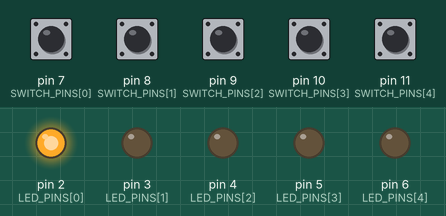
This sketch was run on a simulated Arduino Uno, built with avr-gcc and run on an emulated ATmega328P. Parts: output pins drawn as LEDs (lit = HIGH). The inputs (shaded band) are chosen by the test bench; at power-on: pin 7 (SWITCH_PINS[0]), pin 8 (SWITCH_PINS[1]), pin 9 (SWITCH_PINS[2]), pin 10 (SWITCH_PINS[3]), pin 11 (SWITCH_PINS[4]) HIGH.

Above: at 0.2 s.
At 1.2 s:
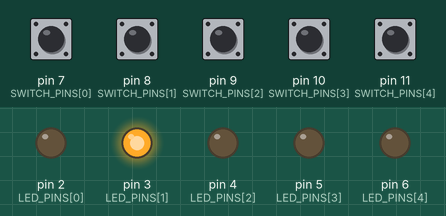
At 2.2 s:
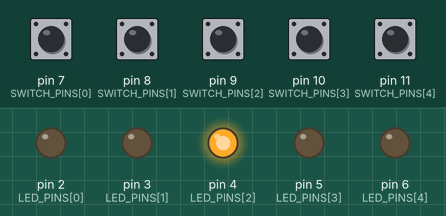
At 3.2 s:
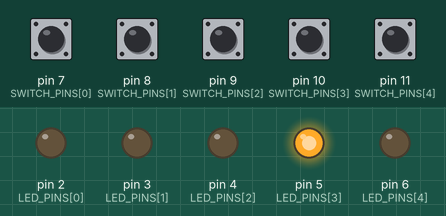
At 4.2 s:
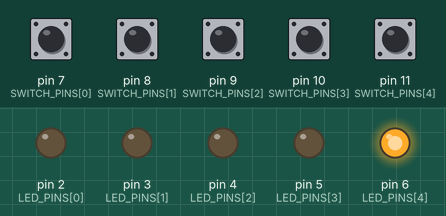
At 5.7 s:
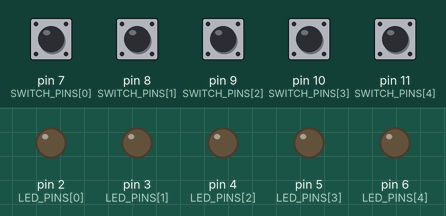
Timing chart, 0 to 6.5 s (numbered marks = the images above):
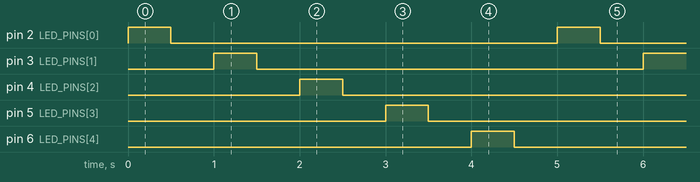

Measured:
- by itself, pin 2 (LED_PINS[0]), pin 3 (LED_PINS[1]), pin 4 (LED_PINS[2]), pin 5 (LED_PINS[3]), pin 6 (LED_PINS[4]): alternates HIGH for 0.50 s and LOW for 4.5 s
- by itself, everything shown: repeats every 5.0 s, in 10 steps

The sketch:

lab1part4.ino
```cpp
// Define LED and switch pins
const int LED_PINS[5] = {2, 3, 4, 5, 6};    // Define the LED pins
const int SWITCH_PINS[5] = {7, 8, 9, 10, 11}; // Define the switch pins

// Variables to store the state of the LEDs
bool ledStates[5] = {true, true, true, true, true};

// Variables to store the previous state of the switches
bool switchPreviousStates[5] = {HIGH, HIGH, HIGH, HIGH, HIGH};

// Variables to store the debounce time
unsigned long lastDebounceTimes[5] = {0, 0, 0, 0, 0};
const unsigned long debounceDelay = 50;

void setup() {
  // Initialize the LED pins as outputs
  for (int i = 0; i < 5; i++) {
    pinMode(LED_PINS[i], OUTPUT);
  }

  // Initialize the switch pins as inputs with internal pull-up resistors
  for (int i = 0; i < 5; i++) {
    pinMode(SWITCH_PINS[i], INPUT_PULLUP);
  }
}

void loop() {
  // Handle each LED and Switch
  for (int i = 0; i < 5; i++) {
    handleSwitch(i);

    // Blink the LEDs if they are in the flashing state
    if (ledStates[i]) {
      blinkLED(LED_PINS[i], 500);
    } else {
      digitalWrite(LED_PINS[i], LOW);
    }
  }
}

// Function to handle switch state and debounce
void handleSwitch(int index) {
  int switchState = digitalRead(SWITCH_PINS[index]);

  if (switchState != switchPreviousStates[index]) {
    lastDebounceTimes[index] = millis();
  }

  if ((millis() - lastDebounceTimes[index]) > debounceDelay) {
    if (switchState == LOW && switchPreviousStates[index] == HIGH) {
      ledStates[index] = !ledStates[index];
    }
  }

  switchPreviousStates[index] = switchState;
}

// Function to blink an LED
void blinkLED(int pin, int delayTime) {
  digitalWrite(pin, HIGH);
  delay(delayTime);
  digitalWrite(pin, LOW);
  delay(delayTime);
}
```
